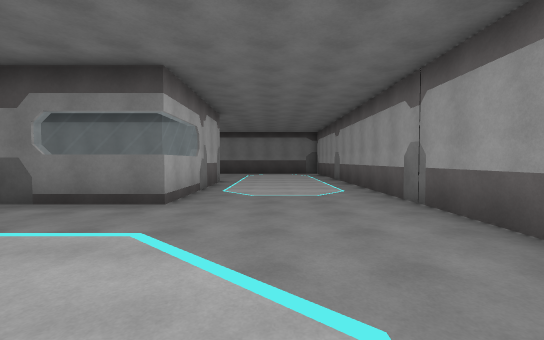
View 1 (above)

23 first-person views from a walk through a 3-D level made in the Unity game engine. The camera is 1.5 m above the floor, tilts 2° down and sees 90° across. The floor is counted in squares, 2 m on a side. Each view is taken from the middle of a square. On the plan, view 1 faces up. The plan holds only what a view shows up to about 10 squares ahead; the rest is blank. The player is left out. Surface patterns are stand-ins for the level's own textures.

View 2
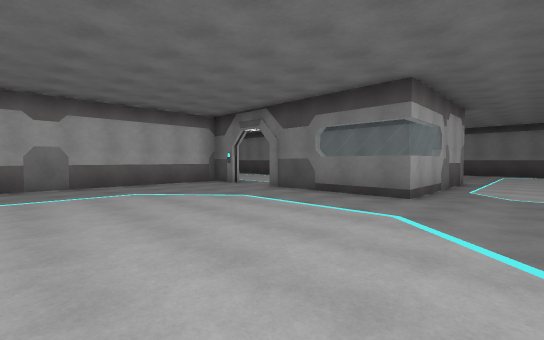

View 3
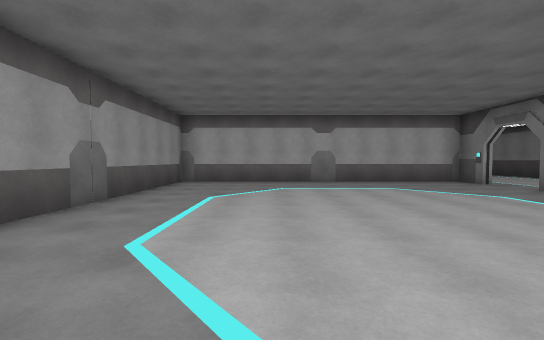

View 4
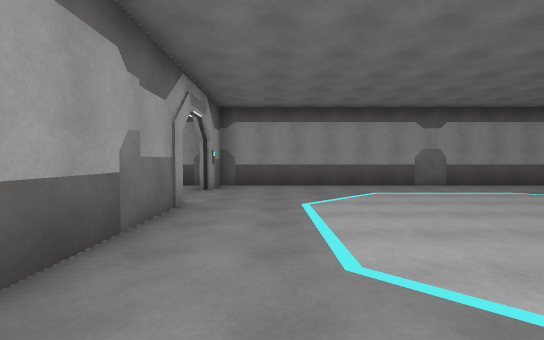

View 5
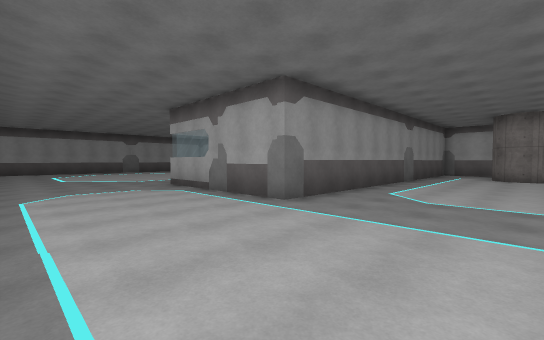

View 6
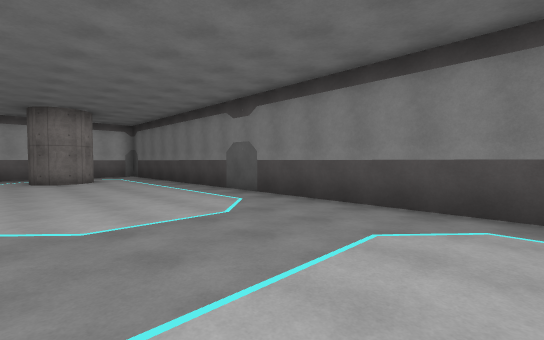

View 7
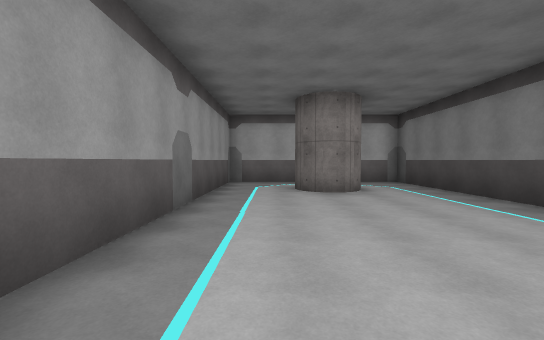

View 8
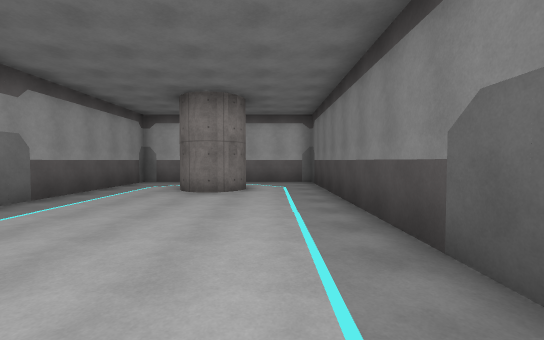

View 9
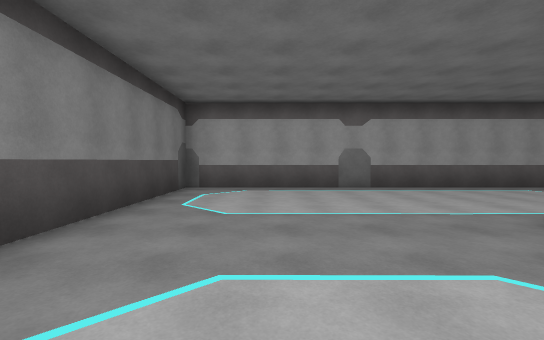

View 10
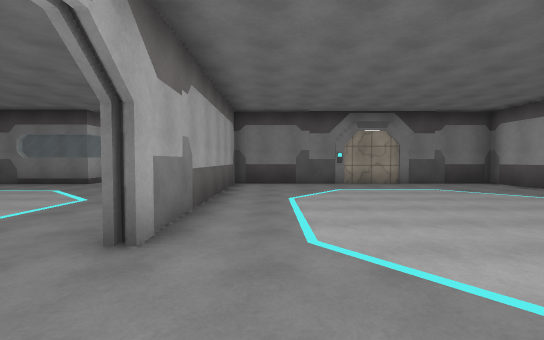

View 11
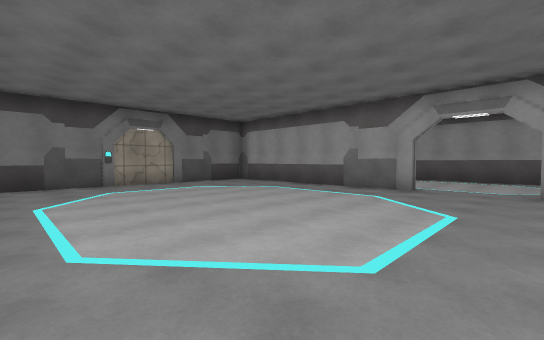

View 12
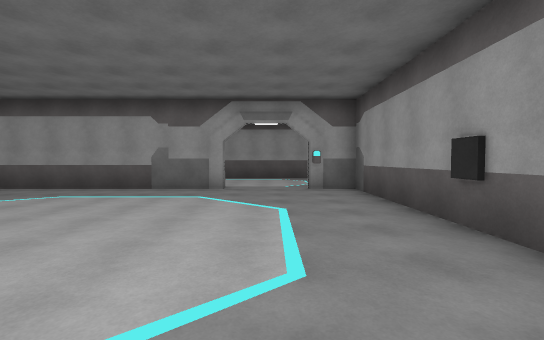

View 13
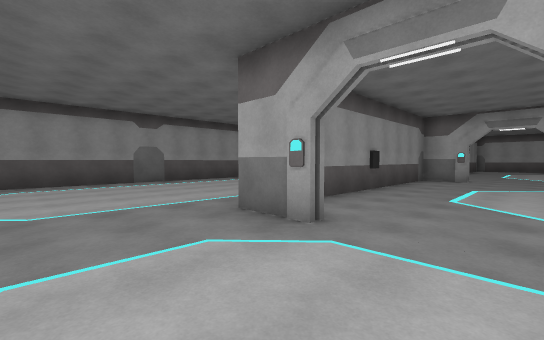

View 14
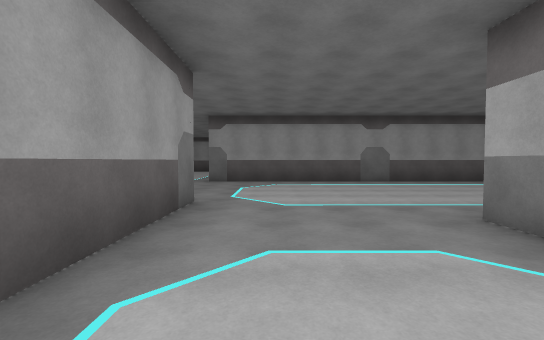

View 15
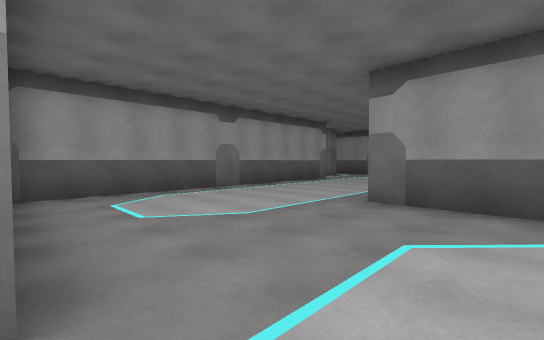

View 16
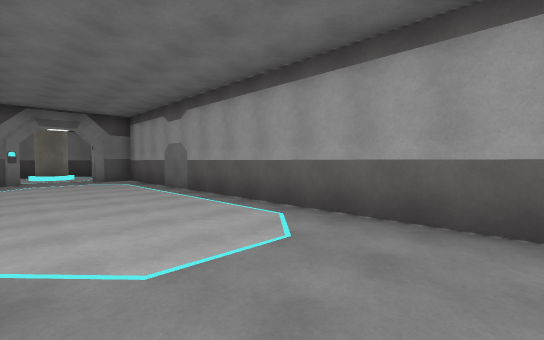

View 17
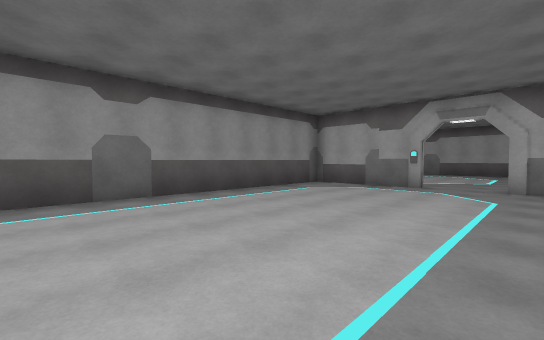

View 18
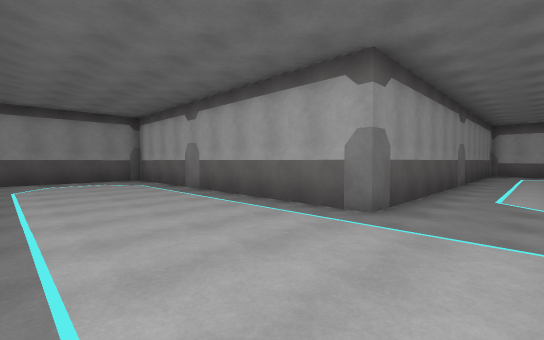

View 19
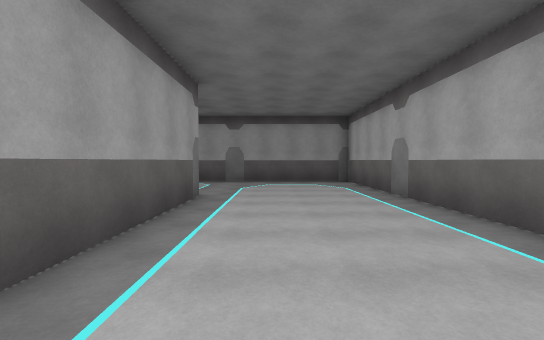

View 20
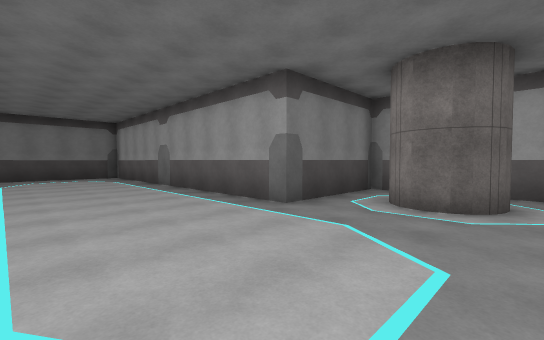

View 21
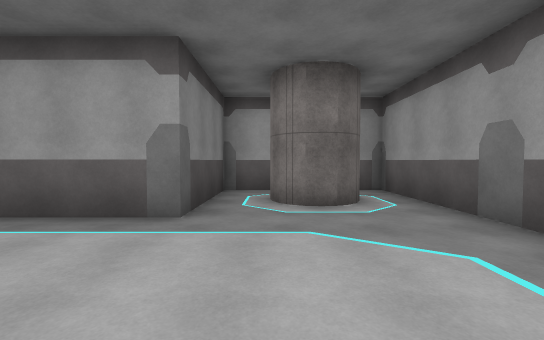

View 22
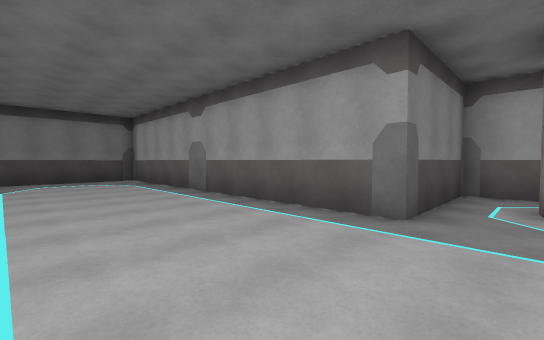

View 23
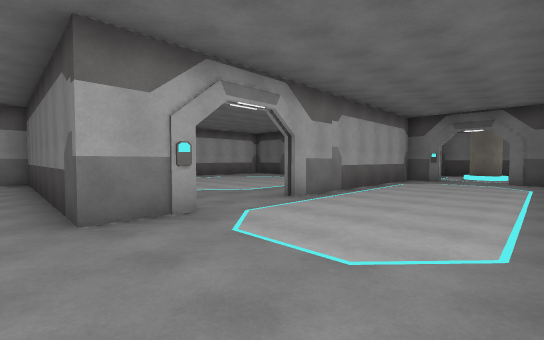

### Floor plan
Points are (right, up) in squares from view 1. A wall is a line through its corners. A room is listed if a view was taken in it or the views show most of it. See-through windows are left out.
Room 1 (views 1, 2, 3, 4, 5, 6, 7, 8, 9)
walls: (-7.4, 4.6) (-8.6, 4.6) (-8.6, -5.2) (2.6, -5.2) (2.6, -4) (2.8, -4); (2.6, -1.6) (2.6, 15.4) (-10.6, 15.4); (-10.4, 9.5) (-1.8, 9.5) (-1.8, 4.6) (-5.7, 4.6)
ways out: opening at (3, -2.5) to room 2; opening at (-11.5, 10.5) to room 4; opening at (-11.5, 14.5) to room 5; opening at (-6.5, 5)
Room 2 (views 10, 11, 12)
walls: (11.3, -1.6) (11.1, -1.6) (11.1, 4.9) (2.8, 4.9) (2.8, -1.8); (2.8, -4) (2.8, -5.2) (11.1, -5.2) (11.1, -4) (11.3, -4)
ways out: opening at (3, -2.5) to room 1; opening at (11, -2.5) to room 3
Room 3 (views 13, 14, 15, 16, 17, 18, 19, 20, 21, 22, 23)
walls: (15.4, -7.1) (15.4, 4.9) (14.3, 4.9); (11.3, -4) (11.3, -5.4) (4, -5.4) (4, -6.6); (20.2, -7) (16.9, -7); (4, -8.3) (4, -11.7) (16.3, -11.7) (16.3, -20.8) (23.9, -20.8) (23.9, -19.5); (23.9, -18) (23.9, -16.8) (20.6, -16.8) (20.6, -7.1); (22.1, -19.7) (21.7, -19.4) (21.4, -19); (11.3, 4.5) (11.3, -1.6); (12.5, 4.9) (11.8, 4.9)
ways out: opening at (11, -2.5) to room 2; opening at (4, -7.5); opening at (13.5, 5)
Room 4 (no view inside)
walls: (-13.6, 13.4) (-13.6, 9.5) (-10.4, 9.5)
ways out: opening at (-11.5, 10.5) to room 1; opening at (-13, 12.5) to room 5
Room 5 (no view inside)
walls: (-10.6, 15.4) (-13.6, 15.4) (-13.6, 13.4)
ways out: opening at (-11.5, 14.5) to room 1; opening at (-13, 12.5) to room 4

Positions as (right, up) in squares from view 1, and headings:
1: (0, 0), facing up
2: (0, -1), facing up-left
3: (1, -2), facing left
4: (1, 3), facing down
5: (2, 13), facing down-left
6: (0, 11), facing up-left
7: (-4, 11), facing left
8: (-4, 14), facing left
9: (-5, 13), facing right
10: (4, -4), facing up
11: (4, -4), facing up-right
12: (4, -3), facing right
13: (14, -2), facing down-left
14: (14, -2), facing down
15: (14, -7), facing down-right
16: (12, -6), facing up-right
17: (12, -6), facing down-left
18: (20, -10), facing down-left
19: (19, -11), facing down
20: (17, -20), facing up-right
21: (17, -18), facing right
22: (17, -18), facing up-right
23: (15, -6), facing up-left
